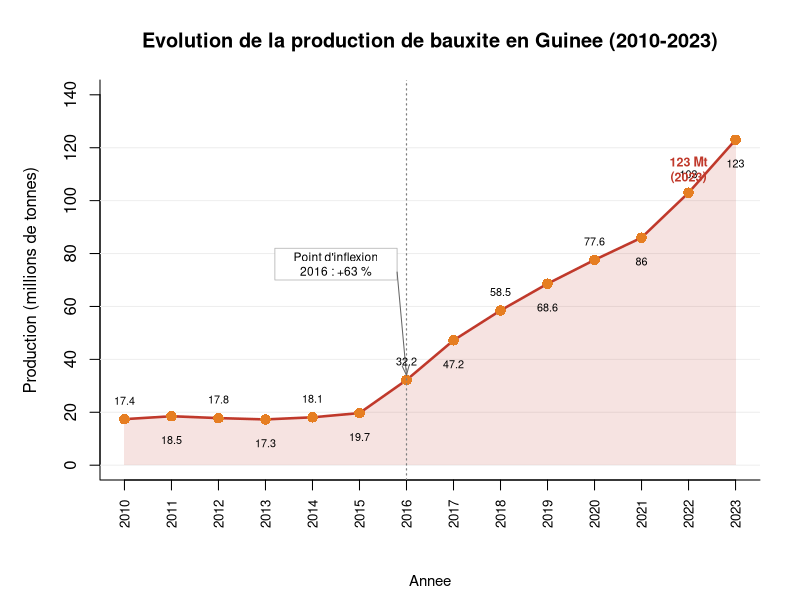
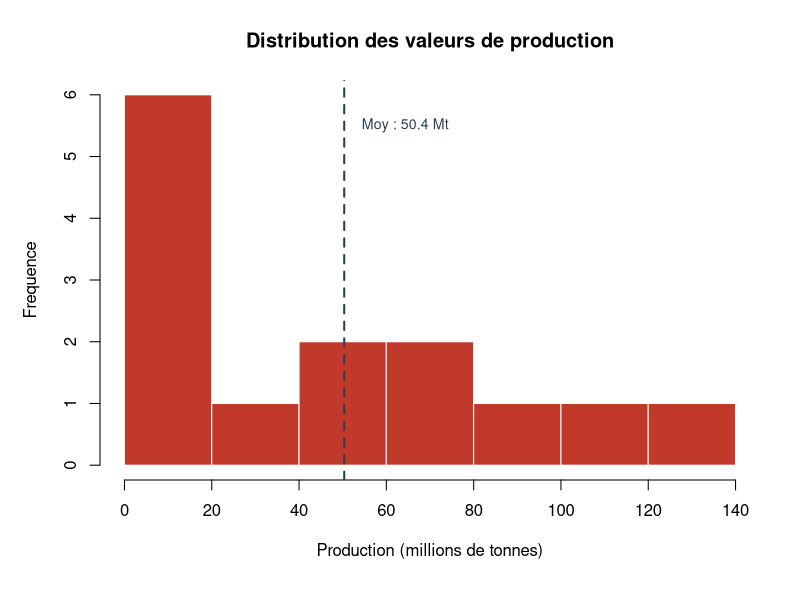
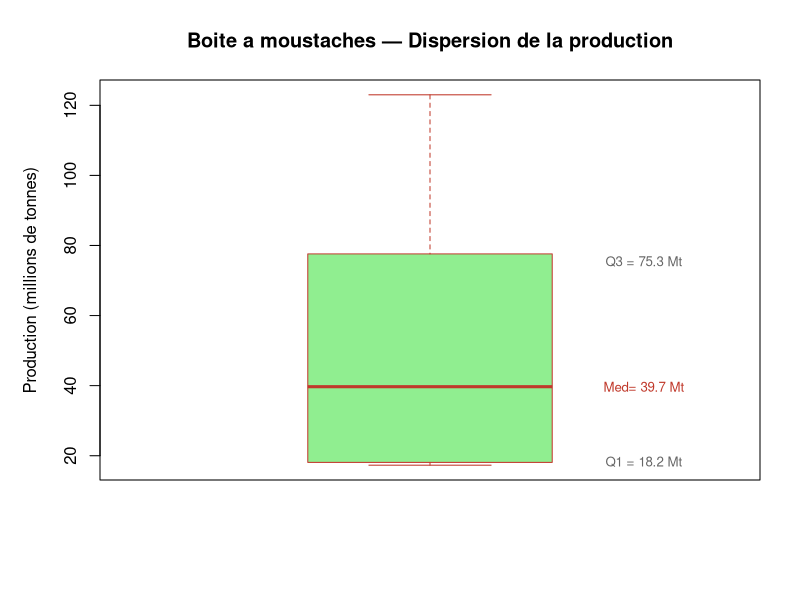
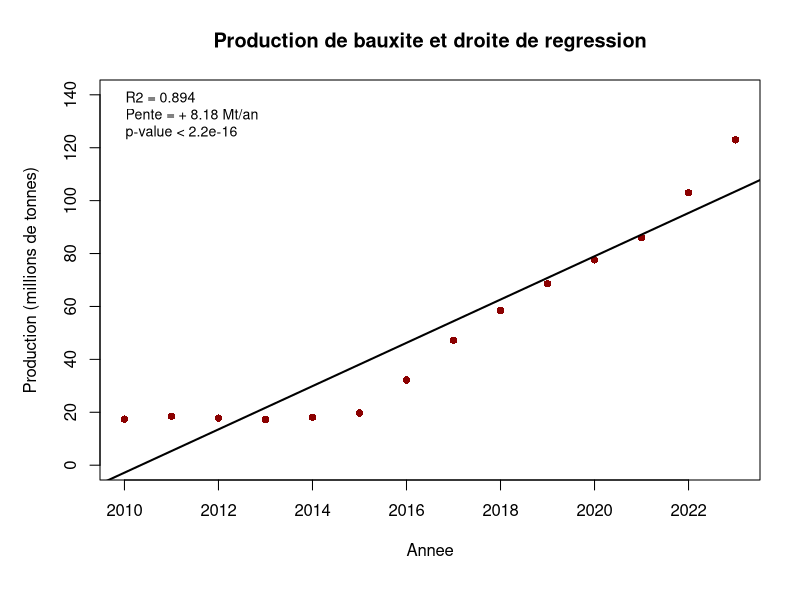
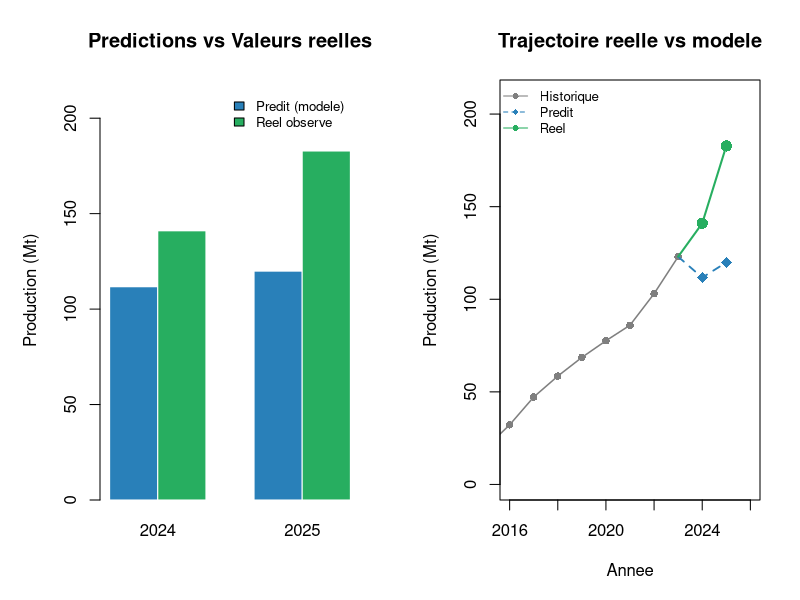

Source code (R) for these figures, in order:
# =============================================================================
# Projet R : Analyse statistique de la production de bauxite en Guinée
# Auteur   : Ibrahima Sory Camara
# Données  : USGS Minerals Yearbook + Ministère des Mines de Guinée (2010-2023)
# =============================================================================

# -----------------------------------------------------------------------------
# 1. CHARGEMENT ET PREPARATION DES DONNEES
# -----------------------------------------------------------------------------

# Données officielles USGS / Ministère des Mines de Guinée
annees     <- 2010:2023
production <- c(17.4, 18.5, 17.8, 17.3, 18.1, 19.7, 32.2,
                47.2, 58.5, 68.6, 77.6, 86.0, 103.0, 123.0)

# Création du dataframe et export CSV
bauxite <- data.frame(Annee = annees, Production = production)
write.csv(bauxite, "bauxite_guinee.csv", row.names = FALSE)

cat("=== APERCU DES DONNEES ===\n")
print(bauxite)

cat("\nStructure du tableau :\n")
str(bauxite)

cat("\nResume statistique (summary) :\n")
print(summary(bauxite))

# -----------------------------------------------------------------------------
# 2. STATISTIQUES DESCRIPTIVES
# -----------------------------------------------------------------------------

moyenne    <- mean(production)
mediane    <- median(production)
ecart_type <- sd(production)
variance   <- var(production)
minimum    <- min(production)
maximum    <- max(production)
etendue    <- diff(range(production))
cv         <- sd(production) / mean(production) * 100

cat("\n=== STATISTIQUES DESCRIPTIVES ===\n")
cat("Moyenne    :", round(moyenne,    5), "Mt\n")
cat("Mediane    :", round(mediane,    2), "Mt\n")
cat("Ecart-type :", round(ecart_type, 5), "Mt\n")
cat("Variance   :", round(variance,   4), "\n")
cat("Minimum    :", minimum, "Mt  (", annees[which.min(production)], ")\n")
cat("Maximum    :", maximum, "Mt  (", annees[which.max(production)], ")\n")
cat("Etendue    :", etendue, "Mt\n")
cat("CV         :", round(cv, 4), "%\n")

# -----------------------------------------------------------------------------
# 3. FIGURE 1 — COURBE D'EVOLUTION TEMPORELLE
# -----------------------------------------------------------------------------

par(mar = c(6, 5, 4, 2))

plot(annees, production,
     type = "n",
     main = "Evolution de la production de bauxite en Guinee (2010-2023)",
     xlab = "",
     ylab = "Production (millions de tonnes)",
     xlim = c(2010, 2023),
     ylim = c(0, 140),
     xaxt = "n",
     bty  = "l")

# Axe X incliné
axis(1, at = 2010:2023, labels = 2010:2023, las = 2, cex.axis = 0.8)
mtext("Annee", side = 1, line = 4.5, cex = 0.9)

# Grille horizontale légère
abline(h = seq(0, 120, by = 20), col = "#EEEEEE", lty = 1)

# Aire rose sous la courbe
polygon(
  x = c(annees[1], annees, annees[length(annees)]),
  y = c(0, production, 0),
  col = rgb(192, 57, 43, alpha = 35, maxColorValue = 255),
  border = NA
)

# Ligne rouge et points orange
lines(annees, production, col = "#C0392B", lwd = 2.5)
points(annees, production, col = "#E67E22", pch = 16, cex = 1.4)

# Ligne pointillée point d'inflexion 2016
abline(v = 2016, lty = 3, col = "grey50", lwd = 1.2)

# Encadré annotation
rect(2013.2, 70, 2015.8, 82, col = "white", border = "grey70", lwd = 0.8)
text(2014.5, 76,
     labels = "Point d'inflexion\n2016 : +63 %",
     cex = 0.72, col = "black")

# Flèche vers 2016
arrows(x0 = 2015.8, y0 = 73,
       x1 = 2016.0, y1 = 34,
       length = 0.10, angle = 20,
       col = "grey40", lwd = 1)

# Étiquettes valeurs (alternées haut/bas)
offsets <- c(7, -9, 7, -9, 7, -9, 7, -9, 7, -9, 7, -9, 7, -9)
text(annees, production + offsets,
     labels = production,
     cex = 0.65, col = "black")

# Étiquette spéciale 2023
text(2022.0, 112,
     labels = "123 Mt\n(2023)",
     cex = 0.75, col = "#C0392B", font = 2)

# -----------------------------------------------------------------------------
# 4. FIGURE 2 — HISTOGRAMME DE DISTRIBUTION
# -----------------------------------------------------------------------------

hist(production,
     breaks = 7,
     main   = "Distribution des valeurs de production",
     xlab   = "Production (millions de tonnes)",
     ylab   = "Frequence",
     col    = "#C0392B",
     border = "white")

# Ligne de moyenne
abline(v = mean(production), lty = 2, col = "#2C3E50", lwd = 2)

text(mean(production) + 4, 5.5,
     labels = paste("Moy :", round(mean(production), 1), "Mt"),
     col = "#2C3E50", cex = 0.85, adj = 0)

# -----------------------------------------------------------------------------
# 5. FIGURE 3 — BOITE A MOUSTACHES
# -----------------------------------------------------------------------------

boxplot(production,
        main   = "Boite a moustaches — Dispersion de la production",
        ylab   = "Production (millions de tonnes)",
        col    = "lightgreen",
        border = "#C0392B")

# Annotations quartiles
q1  <- quantile(production, 0.25)
med <- median(production)
q3  <- quantile(production, 0.75)

text(1.35, q1,  paste("Q1 =", round(q1,  1), "Mt"), cex = 0.8, col = "grey40")
text(1.35, med, paste("Med=", round(med, 1), "Mt"), cex = 0.8, col = "#C0392B")
text(1.35, q3,  paste("Q3 =", round(q3,  1), "Mt"), cex = 0.8, col = "grey40")

# -----------------------------------------------------------------------------
# 6. MODELE DE REGRESSION LINEAIRE
# -----------------------------------------------------------------------------

modele <- lm(production ~ annees)

cat("\n=== RESUME DU MODELE LINEAIRE ===\n")
print(summary(modele))

# Figure 4 — Nuage de points + droite de régression
plot(annees, production,
     pch  = 16,
     col  = "darkred",
     main = "Production de bauxite et droite de regression",
     xlab = "Annee",
     ylab = "Production (millions de tonnes)",
     ylim = c(0, 140))

abline(modele, col = "black", lwd = 2)

legend("topleft",
       legend = c(
         paste("R2 =",    round(summary(modele)$r.squared, 3)),
         paste("Pente = +", round(coef(modele)[2], 2), "Mt/an"),
         paste("p-value < 2.2e-16")
       ),
       bty = "n", cex = 0.85)

# -----------------------------------------------------------------------------
# 7. PREDICTIONS 2024-2026
# -----------------------------------------------------------------------------

nouvelles_annees <- data.frame(annees = c(2024, 2025, 2026))
predictions      <- predict(modele, nouvelles_annees)

resultats <- data.frame(
  Annee              = c(2024, 2025, 2026),
  Production_predite = round(predictions, 2)
)

cat("\n=== PREDICTIONS POUR 2024-2026 ===\n")
print(resultats)

# -----------------------------------------------------------------------------
# 8. COMPARAISON PREDICTIONS VS VALEURS REELLES
# -----------------------------------------------------------------------------

reelles <- c(141.0, 182.8, NA)  # Sources : Reuters / Financial Afrik 2025

cat("\n=== COMPARAISON PREDICTIONS VS VALEURS REELLES ===\n")
comparaison <- data.frame(
  Annee              = c(2024, 2025, 2026),
  Predit_Mt          = round(predictions, 1),
  Reel_Mt            = reelles,
  Ecart_Mt           = round(reelles - predictions, 1),
  Ecart_pct          = round((reelles - predictions) / predictions * 100, 1)
)
print(comparaison)

# Figure 5 — Barres groupées comparaison
par(mfrow = c(1, 2), mar = c(5, 5, 4, 2))

# Graphique 1 : barres groupées
barplot(
  rbind(predictions[1:2], reelles[1:2]),
  beside  = TRUE,
  names.arg = c("2024", "2025"),
  col     = c("#2980B9", "#27AE60"),
  border  = "white",
  main    = "Predictions vs Valeurs reelles",
  ylab    = "Production (Mt)",
  legend.text = c("Predit (modele)", "Reel observe"),
  args.legend = list(bty = "n", cex = 0.8),
  ylim    = c(0, 220)
)

# Graphique 2 : trajectoire
plot(annees, production,
     type = "o", pch = 16, col = "grey50", lwd = 1.5,
     xlim = c(2016, 2026), ylim = c(0, 210),
     main = "Trajectoire reelle vs modele",
     xlab = "Annee", ylab = "Production (Mt)")

points(c(2024, 2025), predictions[1:2],
       pch = 18, col = "#2980B9", cex = 1.5)
lines(c(2023, 2024, 2025),
      c(production[14], predictions[1:2]),
      col = "#2980B9", lty = 2, lwd = 1.8)

points(c(2024, 2025), reelles[1:2],
       pch = 16, col = "#27AE60", cex = 1.5)
lines(c(2023, 2024, 2025),
      c(production[14], reelles[1:2]),
      col = "#27AE60", lwd = 2)

legend("topleft",
       legend = c("Historique", "Predit", "Reel"),
       col    = c("grey50", "#2980B9", "#27AE60"),
       lty    = c(1, 2, 1), pch = c(16, 18, 16),
       bty    = "n", cex = 0.8)

par(mfrow = c(1, 1))

# -----------------------------------------------------------------------------
# 9. CONCLUSION
# -----------------------------------------------------------------------------

cat("\n=== CONCLUSION ===\n")
cat("L'analyse montre une forte croissance de la production de bauxite en Guinee\n")
cat("entre 2010 et 2023, passant de 17.4 Mt a 123.0 Mt (+607 %).\n")
cat("Le point d'inflexion de 2016 correspond a l'arrivee du consortium SMB-Winning.\n")
cat("Le modele lineaire (R2 =", round(summary(modele)$r.squared, 3), ") capture bien\n")
cat("la tendance generale mais sous-estime la croissance recente :\n")
cat("- 2024 : predit 111.7 Mt, reel 141.0 Mt (+26 %)\n")
cat("- 2025 : predit 119.9 Mt, reel 182.8 Mt (+52 %)\n")
cat("Un modele exponentiel ou polynomial serait plus adapte pour les projections futures.\n")
